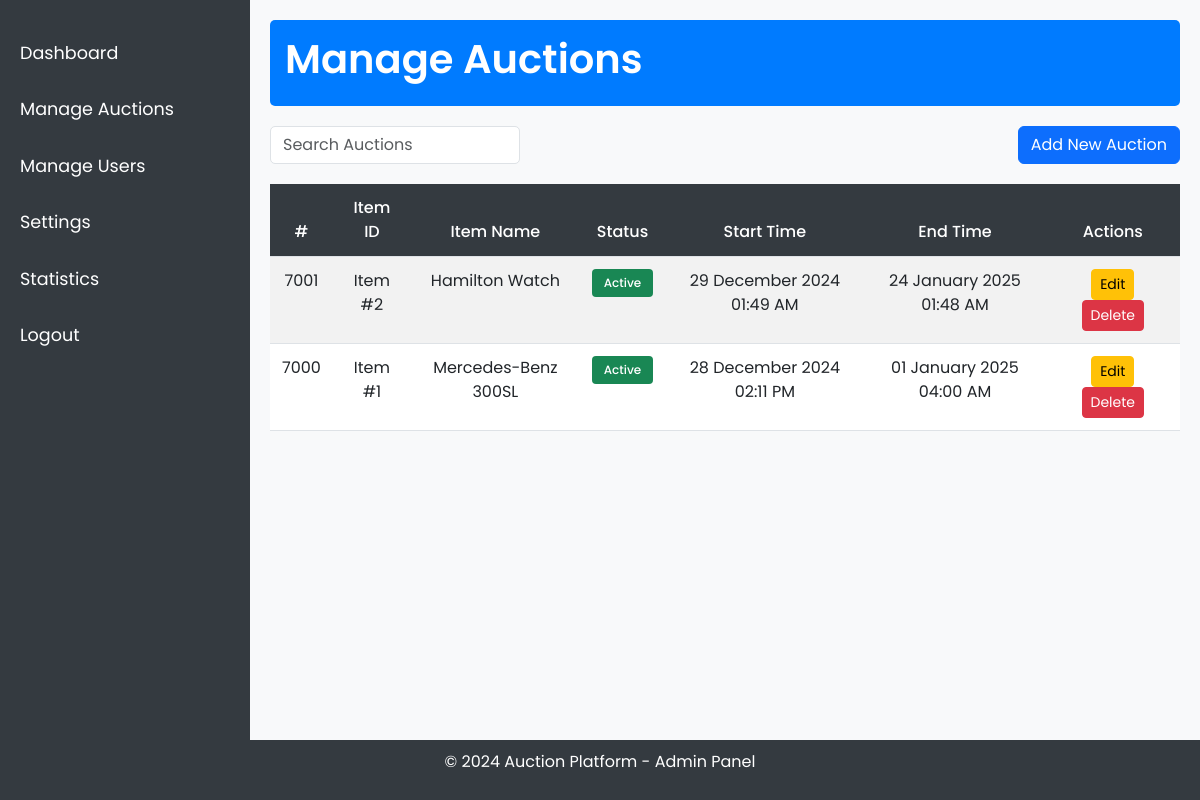
Screenshot of /Auc/Manage_Auctions.php (signed in) with the database file from the repository.
### tables this page shows
CREATE TABLE `auctions` (
  `id` int NOT NULL AUTO_INCREMENT,
  `item_id` int NOT NULL,
  `a_status` varchar(10) NOT NULL,
  `start_time` datetime NOT NULL DEFAULT CURRENT_TIMESTAMP,
  `end_time` datetime NOT NULL,
  PRIMARY KEY (`id`),
  KEY `item_id` (`item_id`),
  CONSTRAINT `auctions_ibfk_1` FOREIGN KEY (`item_id`) REFERENCES `items` (`id`) ON DELETE CASCADE,
  CONSTRAINT `auctions_chk_1` CHECK ((`a_status` in (_utf8mb4'active',_utf8mb4'completed',_utf8mb4'canceled')))
);

CREATE TABLE `items` (
  `id` int NOT NULL AUTO_INCREMENT,
  `i_name` varchar(50) NOT NULL,
  `i_description` text,
  `starting_price` decimal(15,2) NOT NULL,
  `added_at` datetime NOT NULL DEFAULT CURRENT_TIMESTAMP,
  `user_id` int NOT NULL,
  PRIMARY KEY (`id`),
  KEY `user_id` (`user_id`),
  CONSTRAINT `items_ibfk_1` FOREIGN KEY (`user_id`) REFERENCES `users` (`id`) ON DELETE CASCADE
);

### Auc/Manage_Auctions.php (the view, shortened to what this page needs)
<?php
include 'db_connect.php';
$sql = "SELECT a.id, a.item_id, i.i_name, a.a_status,
        DATE_FORMAT(a.start_time, '%d %M %Y %h:%i %p') as formatted_start_time,
        DATE_FORMAT(a.end_time, '%d %M %Y %h:%i %p') as formatted_end_time
        FROM Auctions a
        LEFT JOIN Items i ON a.item_id = i.id
        ORDER BY a.id DESC";
$result = $conn->query($sql);
?>
<!DOCTYPE html>
<html lang="en">
<head>
    <link href="https://cdn.jsdelivr.net/npm/bootstrap@5.3.0-alpha1/dist/css/bootstrap.min.css" rel="stylesheet">
</head>
<body>
    <div class="sidebar">
        <a href="admin_Dashboard.php">Dashboard</a>
        <a href="Manage_Auctions.php">Manage Auctions</a>
        <a href="Manage_Users.php">Manage Users</a>
        <a href="Settings.php">Settings</a>
        <a href="Statistics.php">Statistics</a>
        <a href="logout.php">Logout</a>
    </div>
    <div class="main-content">
        <div class="header">
            <h1>Manage Auctions</h1>
        </div>
        <div class="d-flex justify-content-between">
            <div class="search-bar">
                <input type="text" class="form-control" id="searchInput" placeholder="Search Auctions" onkeyup="searchAuction()">
            </div>
            <div>
                <a href="add_auction.php" class="btn btn-primary">Add New Auction</a>
            </div>
        </div>
        <div class="auction-table">
            <table class="table table-striped">
                <thead>
                    <tr>
                        <th>#</th>
                        <th>Item ID</th>
                        <th>Item Name</th>
                        <th>Status</th>
                        <th>Start Time</th>
                        <th>End Time</th>
                        <th>Actions</th>
                    </tr>
                </thead>
                <tbody id="auctionList">
                    <?php if ($result && $result->num_rows > 0): ?>
                        <?php while ($row = $result->fetch_assoc()): ?>
                            <tr>
                                <td><?php echo $row['id']; ?></td>
                                <td><?php echo 'Item #' . $row['item_id']; ?></td>
                                <td><?php echo $row['i_name']; ?></td>
                                <td>
                                    <span class="badge <?php echo $row['a_status'] === 'active' ? 'bg-success' : 'bg-warning'; ?>">
                                        <?php echo ucfirst($row['a_status']); ?>
                                    </span>
                                </td>
                                <td><?php echo $row['formatted_start_time']; ?></td>
                                <td><?php echo $row['formatted_end_time']; ?></td>
                                <td class="action-buttons">
                                    <button class="btn btn-warning btn-sm">Edit</button>
                                    <button class="btn btn-danger btn-sm" onclick="deleteAuction(<?php echo $row['id']; ?>)">Delete</button>
                                </td>
                            </tr>
                        <?php endwhile; ?>
                    <?php else: ?>
                        <tr>
                            <td colspan="6">No auctions found.</td>
                        </tr>
                    <?php endif; ?>
                </tbody>
            </table>
        </div>
    </div>
    <div class="footer">
        <p>&copy; 2024 Auction Platform - Admin Panel</p>
    </div>
</body>
</html>

### Auc/Manage_Auctions.php (style rules this page uses)
body { font-family: 'Poppins', sans-serif; background-color: #f8f9fa; display: flex; flex-direction: column; min-height: 100vh; }
.sidebar { position: fixed; top: 0; left: 0; height: 100%; width: 250px; background-color: #343a40; padding-top: 20px; }
.sidebar a { color: white; text-decoration: none; font-size: 1.1rem; display: block; padding: 10px 20px; margin: 10px 0; border-radius: 5px; transition: background-color 0.3s; font-weight: 400; }
.main-content { margin-left: 250px; padding: 20px; flex: 1; }
.header { background-color: #007bff; color: white; padding: 15px; border-radius: 5px; margin-bottom: 20px; }
.auction-table { margin-top: 20px; }
.auction-table th, .auction-table td { text-align: center; padding: 12px; }
.auction-table th { background-color: #343a40; color: white; font-weight: 500; }
.auction-table tr:nth-child(even) { background-color: #f2f2f2; }
.action-buttons button { margin: 0 5px; }
.footer { text-align: center; padding: 10px; background-color: #343a40; color: white; }
.search-bar input { width: 250px; border-radius: 5px; }
h1, h2, h3, h4, h5, h6 { font-weight: 600; }
.badge { padding: 8px 12px; border-radius: 4px; font-weight: 500; }

### rows the page displays
auctions: id "7001", item "2", item.i_name "Hamilton Watch", a_status "Active", formatted_start_time "29 December 2024 01:49 AM", formatted_end_time "24 January 2025 01:48 AM"
auctions: id "7000", item "1", item.i_name "Mercedes-Benz 300SL", a_status "Active", formatted_start_time "28 December 2024 02:11 PM", formatted_end_time "01 January 2025 04:00 AM"
